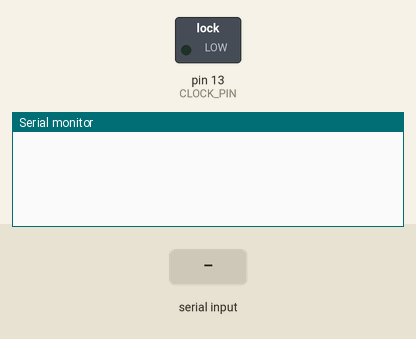
The sketch below on a simulated Arduino Uno, built with avr-gcc and run on an emulated ATmega328P. Parts: switched loads named in the sketch (green lamp = pin HIGH), the last lines printed to the serial monitor. The test bench sets the inputs (shaded band). Pins used as bus, display or sensor lines are not drawn.

Above: at 1.2 s.
1.3 s: "0" received over Serial
At 2.1 s:
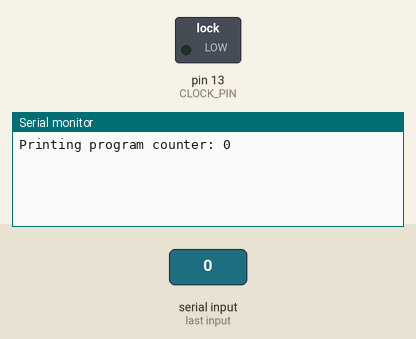
2.8 s: "1" received over Serial
At 3.7 s:
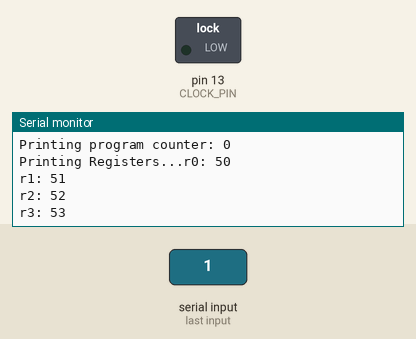

Measured:
- after the input at 1.3 s, the serial monitor: prints a new line at once (image 1)
- after the input at 2.8 s, the serial monitor: prints a new line at once (image 2)

The sketch:

debugger.ino
```cpp
int CLOCK_PIN = 13;

int dataPins[] = {2, 3, 4, 5, 6, 7, 8, 9};
void setup() {
  Serial.begin(9600);
  pinMode(CLOCK_PIN, OUTPUT);

  for(int i = 7; i>=0; i--){
      pinMode(dataPins[i], INPUT);
  }

}

void loop() {
  if (Serial.available() > 0) {
    unsigned char info = Serial.read();

    // Read Program Counter From Digital Bus
    if(info == 48){
      Serial.print("Printing program counter: ");
      digitalWrite(CLOCK_PIN, HIGH);
      digitalWrite(CLOCK_PIN, LOW);
      unsigned char pc = 0;
      for(int i = 7; i>=0; i--){
         pc |= (digitalRead(dataPins[i]) << i);
      }
      Serial.println(pc);
    }
    if(info == 49){
      Serial.print("Printing Registers...");
      for(int i = 7; i>=0; i--){
          pinMode(dataPins[i], OUTPUT);
      }

      for (int k = 0; k < 4; k++) {  // Do this for 4 registers.
        unsigned char instr = 50 + k;
        for(int i = 7; i>=0; i--){
           digitalWrite(dataPins[i], instr & (1 << i));
        }

        for(int i = 7; i>=0; i--){
           pinMode(dataPins[i], OUTPUT);
        }
        unsigned char reg = 0;
        for(int i = 7; i>=0; i--){
          reg |= (digitalRead(dataPins[i]) << i);
        }
        Serial.print("r");
        Serial.print(k);
        Serial.print(": ");
        Serial.println(reg);
      }

    }


  }

}
```
